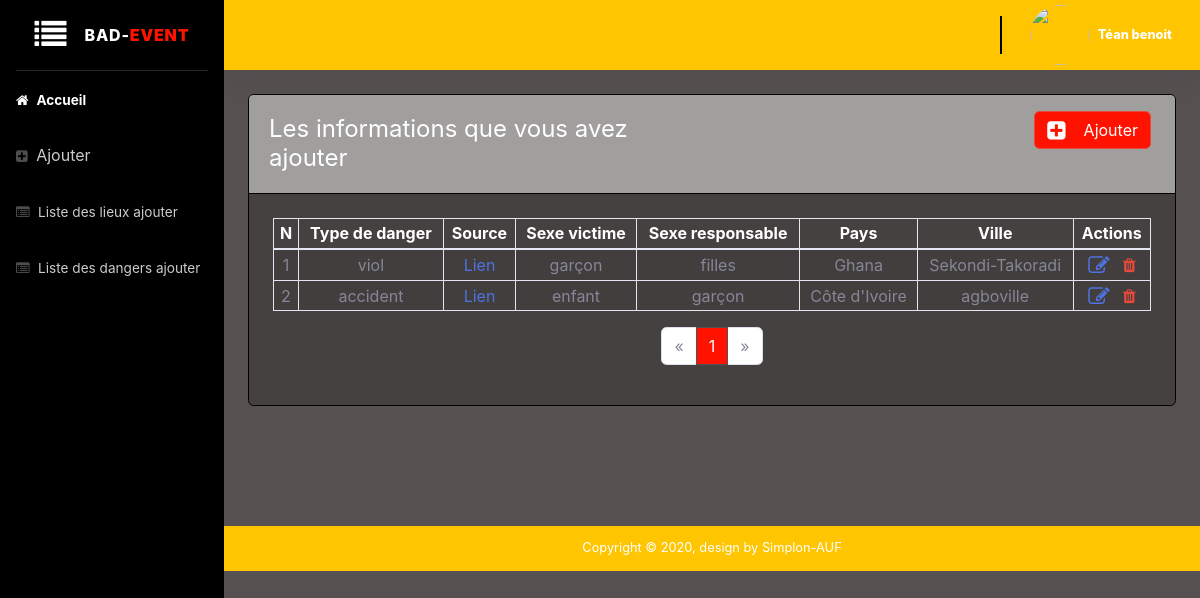
Screenshot of /administration/operateurs/liste-des-danger-ajouter.php (signed in) with the database file from the repository.
### tables this page shows
CREATE TABLE `danger` (
  `id` int(11) NOT NULL,
  `description` text NOT NULL,
  `date` date NOT NULL,
  `idDangerType` int(11) NOT NULL,
  `idPays` int(11) NOT NULL,
  `source` varchar(255) NOT NULL,
  `idVille` int(11) NOT NULL,
  `sexeVictime` int(11) NOT NULL,
  `sexeResponsable` int(11) NOT NULL,
  `dateAjout` datetime NOT NULL,
  `dateModification` datetime NOT NULL,
  `idUtilisateur` int(11) NOT NULL
);

CREATE TABLE `dangertype` (
  `id` int(11) NOT NULL,
  `intitule` varchar(255) NOT NULL,
  `dateAjout` datetime NOT NULL,
  `dateModification` datetime NOT NULL,
  `idUtilisateur` int(11) NOT NULL
);

CREATE TABLE `acteurs` (
  `id` int(11) NOT NULL,
  `intitule` varchar(255) NOT NULL,
  `dateModification` datetime DEFAULT NULL,
  `dateAjout` datetime DEFAULT NULL,
  `idUtilisateur` int(11) NOT NULL
);

CREATE TABLE `pays` (
  `id` int(11) NOT NULL,
  `nom` varchar(255) NOT NULL,
  `descriptionPays` text NOT NULL,
  `lat` double NOT NULL,
  `lng` double NOT NULL,
  `img` text NOT NULL,
  `dateAjout` datetime NOT NULL,
  `dateModification` datetime NOT NULL,
  `idUtilisateur` int(11) NOT NULL
);

CREATE TABLE `ville` (
  `id` int(11) NOT NULL,
  `ville` varchar(50) NOT NULL,
  `descriptionVille` text NOT NULL,
  `lat` double NOT NULL,
  `lng` double NOT NULL,
  `img` text NOT NULL,
  `pays` int(11) NOT NULL,
  `dateAjout` date NOT NULL,
  `dateModification` date NOT NULL,
  `idUtilisateur` int(11) NOT NULL
);

### administration/operateurs/liste-des-danger-ajouter.php (the view, shortened to what this page needs)
<html lang="fr">
<head>
    <link href="https://stackpath.bootstrapcdn.com/font-awesome/4.7.0/css/font-awesome.min.css" rel="stylesheet" type="text/css">
    <link rel="stylesheet" type="text/css" href="https://cdn.datatables.net/1.10.18/css/dataTables.bootstrap4.min.css">
    <link href="../bootstrap/css/bootstrap.min.css" rel="stylesheet">
</head>
<body>
    <div id="wrapper">
        <?php require'include/menu.php';?>
        <div id="content-wrapper" class="d-flex flex-column">
            <div id="content">
            <?php require'include/header.php';?>
                <div class="container-fluid">
                    <div class="card mb-4">
                        <div class="h4 card-header font-weight-normal" style="background: #a19e9e !important">
                            <div class="row">
                                <div class="col-lg-6">
                                    <h4 class="mt-2 text-white">Les informations que vous avez ajouter</h4>
                                </div>
                                <div class="col-lg-6">
                                    <a href="ajouter-danger.php">
                                        <button type="button" class="btn btn-danger m-1 float-right" style="background: #ff1300!important; color:#fff;">
                                            <i class="fa fa-plus-square fa-lg"></i>
                                            &nbsp;&nbsp; Ajouter
                                        </button>
                                    </a>
                                </div>
                            </div>
                        </div>
                        <?php
                            if(isset($_GET['page']) && !empty($_GET['page'])){
                                $currentPage = (int) strip_tags($_GET['page']);
                            }else{
                                $currentPage = 1;
                            }
                            require_once "../../database/db.php";
                            $idUser = $_SESSION["id"];
                            $sql = "SELECT COUNT(*) AS nb_dangers FROM danger WHERE idUtilisateur={$idUser}";
                            $query = $db->prepare($sql);
                            $query->execute();
                            $result = $query->fetch();
                            $nbDangers = (int) $result['nb_dangers'];
                            $parPage = 3;
                            $pages = ceil($nbDangers / $parPage);
                            $premier = ($currentPage * $parPage) - $parPage;
                            $sql = 'SELECT * FROM danger WHERE idUtilisateur=:userId ORDER BY dateAjout DESC LIMIT :premier, :parpage;';
                            $query = $db->prepare($sql);
                            $query->bindValue(':premier', $premier, PDO::PARAM_INT);
                            $query->bindValue(':parpage', $parPage, PDO::PARAM_INT);
                            $query->bindValue(':userId', $idUser, PDO::PARAM_INT);
                            $query->execute();
                            $dangers = $query->fetchAll(PDO::FETCH_ASSOC);
                            @$recuptd= $db->query("SELECT id, intitule FROM dangertype")->fetchAll();
                            @$recuppays= $db->query("SELECT id , nom FROM pays")->fetchAll();
                            @$recupville= $db->query("SELECT id, ville FROM ville")->fetchAll();
                            @$recupacteur= $db->query("SELECT id, intitule FROM acteurs")->fetchAll();
                            $d_nb = count($dangers);
                        ?>
                            <div class="card-body">
                                <?php if($d_nb === 0): ?>
                                <center>
                                    <strong class="mt-4 mb-4">
                                        Pas d'informations disponible
                                    </strong>
                                </center>
                                <?php else: ?>
                                <div class="row">
                                    <div class="col-lg-12">
                                        <div class="p-1">
                                            <div class="table-responsive">
                                                <table id="user_data" class="table table-striped table-sm table-bordered table-hover" style="color: #fff;">
                                                    <thead>
                                                        <tr class="text-center">
                                                            <th>N</th>
                                                            <th>Type de danger</th>
                                                            <th>Source</th>
                                                            <th>Sexe victime</th>
                                                            <th>Sexe responsable</th>
                                                            <th>Pays</th>
                                                            <th>Ville</th>
                                                            <th>Actions</th>
                                                        </tr>
                                                    </thead>
                                                    <tbody>
                                                        <tbody class="text-center text-secondary">
                                                            <?php $i=1;  foreach($dangers as $danger) { ?>
                                                            <tr>
                                                                <td>
                                                                    <?php echo $i++ ?>
                                                                </td>
                                                                <td>
                                                                    <?php
                                                                        foreach($recuptd  as $td)
                                                                        {
                                                                            if ($danger['idDangerType'] == $td['id']) {
                                                                                echo $td['intitule'];
                                                                            }
                                                                        }
                                                                    ?>
                                                                </td>
                                                                <td>
                                                                    <a href="<?php echo  $danger["source"]; ?>" target="_blank">
                                                                        Lien
                                                                    </a>
                                                                </td>
                                                                <td>
                                                                    <?php
                                                                    foreach($recupacteur  as $acteur)
                                                                    {
                                                                        if ($danger["sexeVictime"] == $acteur['id']) {
                                                                            echo $acteur['intitule'];
                                                                        }
                                                                    }
                                                                     ?>
                                                                </td>
                                                                <td>
                                                                <?php
                                                                    foreach($recupacteur  as $acteur)
                                                                    {
                                                                        if ($danger["sexeResponsable"] == $acteur['id']) {
                                                                            echo $acteur['intitule'];
                                                                        }
                                                                    }
                                                                     ?>
                                                                </td>
                                                                <td>
                                                                    <?php
                                                                        foreach($recuppays  as $pays)
                                                                        {
                                                                            if ($danger["idPays"] == $pays['id']) {
                                                                                echo $pays['nom'];
                                                                            }
                                                                        }
                                                                     ?>
                                                                </td>
                                                                <td>
                                                                    <?php
                                                                        foreach($recupville  as $ville)
                                                                        {
                                                                            if ($danger["idVille"] == $ville['id']) {
                                                                                echo $ville['ville'];
                                                                            }
                                                                        }
                                                                     ?>
                                                                </td>
                                                                <td>
                                                                    <a href="mettre-danger-a-jour.php?id=<?php echo htmlentities($danger["id"]); ?>" type="button" class="text-primary">
                                                                        <i class="fa fa-edit fa-lg"></i>
                                                                    </a>&nbsp;&nbsp;
                                                                    <a class="text-danger" type="button" data-toggle="modal" data-target="#exampleModalCenter<?php echo $danger["id"];?>"><i class="fa fa-trash" aria-hidden="true"></i> </a>
                                                                    </td>
                                                                    <?php }; ?>
                                                        </tbody>
                                                </table>
                                                <nav aria-label="pagination" >
                                                    <ul class="pagination justify-content-center">
                                                        <li class="page-item <?= ($currentPage == 1) ? "disabled" : "text-danger" ?>">
                                                            <a class="page-link" href="?page=<?= $currentPage - 1 ?>" aria-label="Previous">
                                                            <span aria-hidden="true">&laquo;</span>
                                                            </a>
                                                        </li>
                                                        <?php for($page = 1; $page <= $pages; $page++): ?>
                                                            <li class="page-item <?= ($currentPage == $page) ? "active text-danger" : "" ?>">
                                                                <a class="page-link" href="?page=<?= $page ?>">
                                                                    <?= $page ?>
                                                                </a>
                                                            </li>
                                                        <?php endfor; ?>
                                                        <li class="page-item <?= ($currentPage == $pages) ? "disabled" : "text-danger" ?>">
                                                            <a class="page-link" href="?page=<?= $currentPage + 1 ?>" aria-label="Next">
                                                            <span aria-hidden="true">&raquo;</span>
                                                            </a>
                                                        </li>
                                                    </ul>
                                                </nav>
                                            </div>
                                        </div>
                                    </div>
                                </div>
                                <?php endif ?>
                            </div>
                    </div>
                </div>
                <br>
                <br>
                <br>
                <br>
                <?php require'include/footer.php';?>
            </div>
        </div>
</body>

### rows the page displays
dangertype: intitule "viol"
acteurs: intitule "garçon"
acteurs: intitule "filles"
pays: nom "Ghana"
ville: ville "Sekondi-Takoradi"
dangertype: intitule "accident"
acteurs: intitule "enfant"
pays: nom "Côte d'Ivoire"
ville: ville "agboville"

### other values shown
$_SESSION["prenom"] "Téan benoit"
